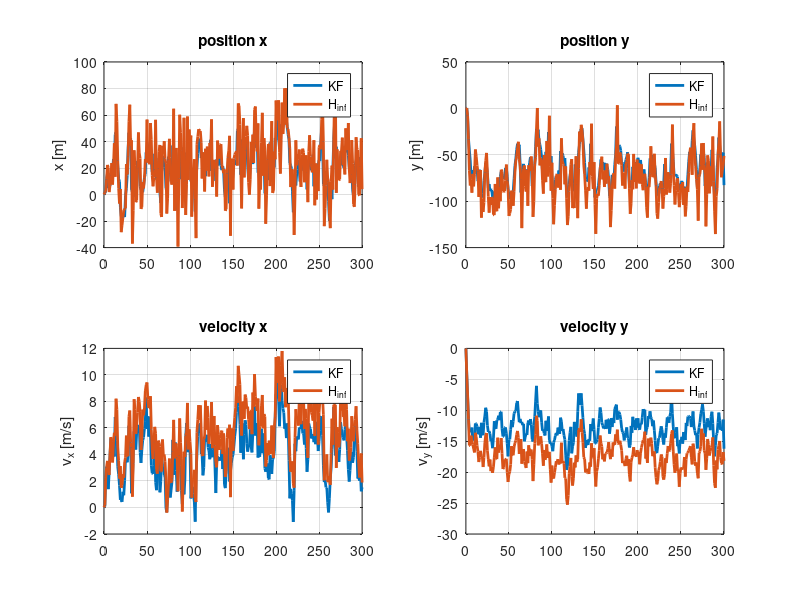

The MATLAB source for this figure:
clear all; close all; clc
%% HW - 2_b (JH version)

%% parameters
T = 3;
u = 2;
Q = diag([4 4 1 1]);
R = diag([900 900]);
h_a = 0.9*pi; % heading angle
x_0 = zeros(4,1);
xhat_0 = x_0;
P_0 = eye(4);

% model
F = [1 0 T 0;...
    0 1 0 T;...
    0 0 1 0;...
    0 0 0 1];
G = [0;0;T*sin(h_a);T*cos(h_a)];
H = [eye(2) zeros(2,2)];

%% simulation
S = eye(4);
L = eye(4);
Sbar = L.'*S*L;
t_f = 300;
dt = 1;
tspan = 0:dt:t_f;
theta = 0.0005;
x = zeros(4, length(tspan));
x(:,1) = x_0;
y = zeros(2, length(tspan));
v_0 = mvnrnd(zeros(2,1), R).';
y(:,1) = H*x_0 + v_0;

% Kalman filter (KF)
MM_KF = zeros(4, length(tspan));
PP_KF = zeros(4,4,length(tspan));
MM_KF(:,1) = xhat_0;
PP_KF(:,:,1) = P_0;

% H_inf filter
MM_H_inf = zeros(4, length(tspan));
PPH_inf = zeros(4,4,length(tspan));
MM_H_inf(:,1) = xhat_0;
PP_H_inf(:,:,1) = P_0;

for i = 1:length(tspan)-1
    % simulation
    w_i = mvnrnd(zeros(4,1), Q).';
    x(:,i+1) = F*x(:,i) + G*u + w_i;
    v_i = mvnrnd(zeros(2,1), R).';
    y(:,i+1) = H*x(:,i+1) + v_i;
    
    % kalman filter
        % update
        PP_KF(:,:,i) = (eye(4) - PP_KF(:,:,i)*H.'*inv(H*PP_KF(:,:,i)*H.'+R)*H)*PP_KF(:,:,i);
        MM_KF(:,i) = MM_KF(:,i) + PP_KF(:,:,i)*H.'*inv(R)*(y(:,i)-H*MM_KF(:,i));
    
        % prediction
        PP_KF(:,:,i+1) = F*PP_KF(:,:,i)*F.' + Q;
        MM_KF(:,i+1) = F*MM_KF(:,i) + G*1;
        
    % H_inf filter
    K_H_inf = PP_H_inf(:,:,i)*inv(eye(4)-theta*Sbar*PP_H_inf(:,:,i)+H.'*inv(R)*H*PP_H_inf(:,:,i))*H.'*inv(R);
    MM_H_inf(:,i+1) = F*MM_H_inf(:,i)+ G*1 + F*K_H_inf*(y(:,i)-H*MM_H_inf(:,i));
    PP_H_inf(:,:,i+1) = F*PP_H_inf(:,:,i)*inv(eye(4)-theta*Sbar*PP_H_inf(:,:,i)+H.'*inv(R)*H*PP_H_inf(:,:,i))*F.' + Q;
end

figure;
subplot(2,2,1)
plot(tspan, x(1,:) - MM_KF(1,:), 'LineWidth', 2);
hold on
plot(tspan, x(1,:) - MM_H_inf(1,:), 'LineWidth', 2);
grid on
title('position x');
ylabel('x [m]');
legend('KF','H_{inf}');
subplot(2,2,2)
plot(tspan, x(2,:) - MM_KF(2,:), 'LineWidth', 2);
hold on
plot(tspan, x(2,:) - MM_H_inf(2,:), 'LineWidth', 2);
grid on
title('position y');
ylabel('y [m]');
legend('KF','H_{inf}');
subplot(2,2,3)
plot(tspan, x(3,:) - MM_KF(3,:), 'LineWidth', 2);
hold on
plot(tspan, x(3,:) - MM_H_inf(3,:), 'LineWidth', 2);
grid on
title('velocity x');
ylabel('v_x [m/s]');
legend('KF','H_{inf}');
subplot(2,2,4)
plot(tspan, x(4,:) - MM_KF(4,:), 'LineWidth', 2);
hold on
plot(tspan, x(4,:) - MM_H_inf(4,:), 'LineWidth', 2);
grid on
title('velocity y');
ylabel('v_y [m/s]');
legend('KF','H_{inf}');

%% calculate RMS
sum_KF = zeros(4,1);
sum_H_inf = zeros(4,1);

for i = 1:length(tspan)
    sum_KF = sum_KF + (x(:,i) - MM_KF(:,i)).^2;
    sum_H_inf = sum_H_inf + (x(:,i) - MM_H_inf(:,i)).^2;
end

for j = 1:4
    RMS_KF(j,1) = sqrt(sum_KF(j,1)/size(x,2));
    RMS_H_inf(j,1) = sqrt(sum_H_inf(j,1)/size(x,2));
end

fprintf('x(RMS): %f (KF), %f (H_{inf}) \n', RMS_KF(1,1), RMS_H_inf(1,1));
fprintf('y(RMS): %f (KF), %f (H_{inf}) \n', RMS_KF(2,1), RMS_H_inf(2,1));
fprintf('v_x(RMS): %f (KF), %f (H_{inf}) \n', RMS_KF(3,1), RMS_H_inf(3,1));
fprintf('v_y(RMS): %f (KF), %f (H_{inf}) \n', RMS_KF(4,1), RMS_H_inf(4,1));